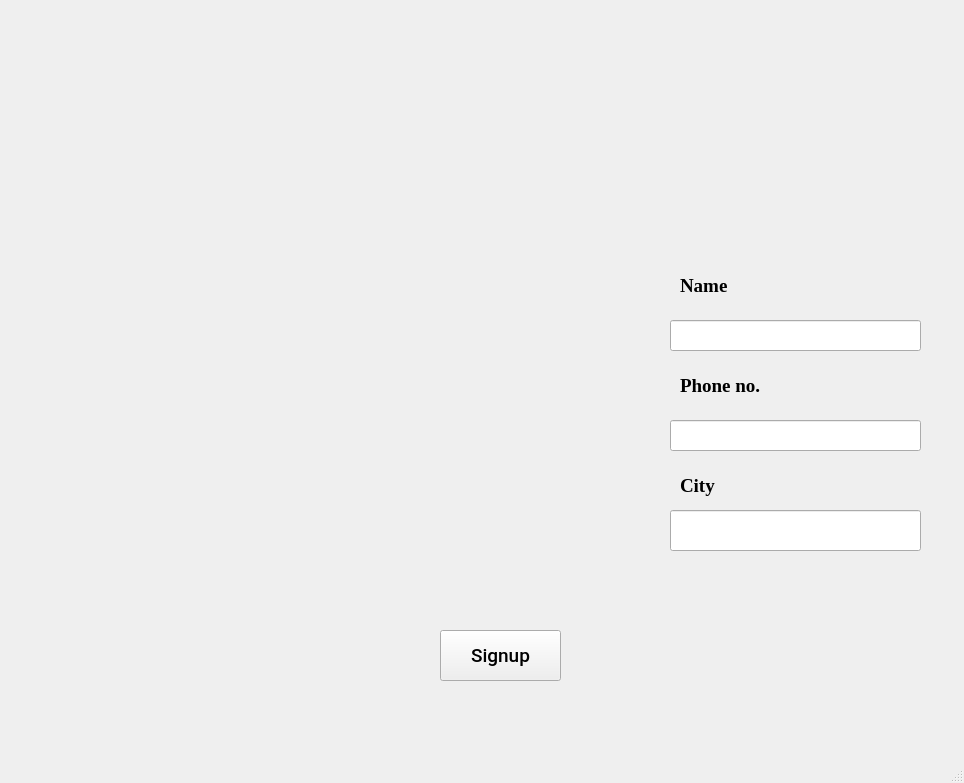
<?xml version="1.0" encoding="UTF-8"?>
<ui version="4.0">
 <class>MainWindow</class>
 <widget class="QMainWindow" name="MainWindow">
  <property name="geometry">
   <rect>
    <x>0</x>
    <y>0</y>
    <width>964</width>
    <height>783</height>
   </rect>
  </property>
  <property name="windowTitle">
   <string>MainWindow</string>
  </property>
  <widget class="QWidget" name="centralwidget">
   <widget class="QLineEdit" name="namebox">
    <property name="geometry">
     <rect>
      <x>670</x>
      <y>320</y>
      <width>251</width>
      <height>31</height>
     </rect>
    </property>
   </widget>
   <widget class="QLineEdit" name="contact_box">
    <property name="geometry">
     <rect>
      <x>670</x>
      <y>420</y>
      <width>251</width>
      <height>31</height>
     </rect>
    </property>
   </widget>
   <widget class="QLineEdit" name="City_box">
    <property name="geometry">
     <rect>
      <x>670</x>
      <y>510</y>
      <width>251</width>
      <height>41</height>
     </rect>
    </property>
   </widget>
   <widget class="QLabel" name="label">
    <property name="geometry">
     <rect>
      <x>680</x>
      <y>270</y>
      <width>71</width>
      <height>31</height>
     </rect>
    </property>
    <property name="font">
     <font>
      <family>Times New Roman</family>
      <pointsize>14</pointsize>
      <weight>75</weight>
      <bold>true</bold>
     </font>
    </property>
    <property name="text">
     <string>Name</string>
    </property>
   </widget>
   <widget class="QLabel" name="label_2">
    <property name="geometry">
     <rect>
      <x>680</x>
      <y>370</y>
      <width>111</width>
      <height>31</height>
     </rect>
    </property>
    <property name="font">
     <font>
      <family>Times New Roman</family>
      <pointsize>14</pointsize>
      <weight>75</weight>
      <bold>true</bold>
     </font>
    </property>
    <property name="text">
     <string>Phone no.</string>
    </property>
   </widget>
   <widget class="QLabel" name="label_3">
    <property name="geometry">
     <rect>
      <x>680</x>
      <y>470</y>
      <width>71</width>
      <height>31</height>
     </rect>
    </property>
    <property name="font">
     <font>
      <family>Times New Roman</family>
      <pointsize>14</pointsize>
      <weight>75</weight>
      <bold>true</bold>
     </font>
    </property>
    <property name="text">
     <string>City</string>
    </property>
   </widget>
   <widget class="QPushButton" name="Signup">
    <property name="geometry">
     <rect>
      <x>440</x>
      <y>630</y>
      <width>121</width>
      <height>51</height>
     </rect>
    </property>
    <property name="font">
     <font>
      <family>Roboto Medium</family>
      <pointsize>14</pointsize>
     </font>
    </property>
    <property name="text">
     <string>Signup</string>
    </property>
   </widget>
  </widget>
  <widget class="QMenuBar" name="menubar">
   <property name="geometry">
    <rect>
     <x>0</x>
     <y>0</y>
     <width>964</width>
     <height>26</height>
    </rect>
   </property>
  </widget>
  <widget class="QStatusBar" name="statusbar"/>
 </widget>
 <resources/>
 <connections/>
</ui>
